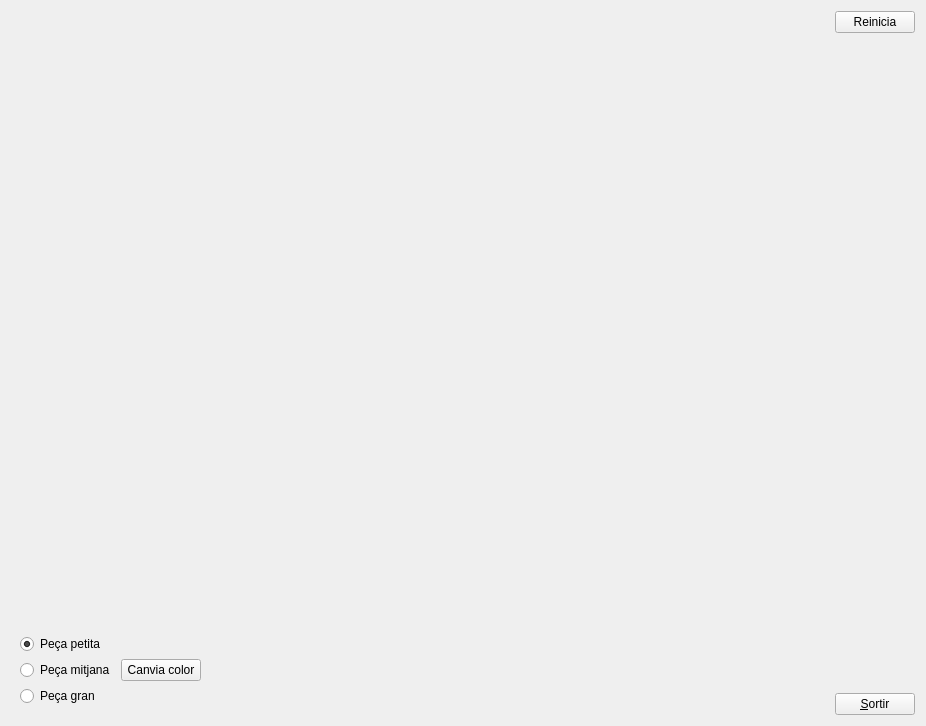
<?xml version="1.0" encoding="UTF-8"?>
<ui version="4.0">
 <class>MyForm</class>
 <widget class="QWidget" name="MyForm">
  <property name="geometry">
   <rect>
    <x>0</x>
    <y>0</y>
    <width>926</width>
    <height>726</height>
   </rect>
  </property>
  <property name="windowTitle">
   <string>IDI-Lab</string>
  </property>
  <layout class="QHBoxLayout" name="horizontalLayout">
   <item>
    <widget class="MyGLWidget" name="widget" native="true">
     <property name="sizePolicy">
      <sizepolicy hsizetype="Expanding" vsizetype="Expanding">
       <horstretch>0</horstretch>
       <verstretch>0</verstretch>
      </sizepolicy>
     </property>
     <property name="minimumSize">
      <size>
       <width>50</width>
       <height>50</height>
      </size>
     </property>
     <layout class="QVBoxLayout" name="verticalLayout_5">
      <item>
       <layout class="QVBoxLayout" name="verticalLayout_4">
        <item>
         <layout class="QHBoxLayout" name="horizontalLayout_4">
          <item>
           <spacer name="verticalSpacer_3">
            <property name="orientation">
             <enum>Qt::Vertical</enum>
            </property>
            <property name="sizeHint" stdset="0">
             <size>
              <width>20</width>
              <height>458</height>
             </size>
            </property>
           </spacer>
          </item>
          <item>
           <spacer name="horizontalSpacer_3">
            <property name="orientation">
             <enum>Qt::Horizontal</enum>
            </property>
            <property name="sizeHint" stdset="0">
             <size>
              <width>638</width>
              <height>20</height>
             </size>
            </property>
           </spacer>
          </item>
         </layout>
        </item>
        <item>
         <layout class="QHBoxLayout" name="horizontalLayout_2">
          <item>
           <layout class="QVBoxLayout" name="verticalLayout_2">
            <item>
             <widget class="QRadioButton" name="radioButton_3">
              <property name="text">
               <string>Peça petita</string>
              </property>
              <property name="checked">
               <bool>true</bool>
              </property>
             </widget>
            </item>
            <item>
             <widget class="QRadioButton" name="radioButton_2">
              <property name="text">
               <string>Peça mitjana</string>
              </property>
             </widget>
            </item>
            <item>
             <widget class="QRadioButton" name="radioButton">
              <property name="text">
               <string>Peça gran</string>
              </property>
             </widget>
            </item>
           </layout>
          </item>
          <item>
           <layout class="QVBoxLayout" name="verticalLayout_3">
            <item>
             <widget class="QPushButton" name="pushButton_3">
              <property name="text">
               <string>Canvia color</string>
              </property>
             </widget>
            </item>
           </layout>
          </item>
          <item>
           <spacer name="horizontalSpacer">
            <property name="orientation">
             <enum>Qt::Horizontal</enum>
            </property>
            <property name="sizeHint" stdset="0">
             <size>
              <width>488</width>
              <height>20</height>
             </size>
            </property>
           </spacer>
          </item>
         </layout>
        </item>
       </layout>
      </item>
     </layout>
    </widget>
   </item>
   <item>
    <layout class="QVBoxLayout" name="verticalLayout">
     <item>
      <widget class="QPushButton" name="pushButton_2">
       <property name="text">
        <string>Reinicia</string>
       </property>
      </widget>
     </item>
     <item>
      <spacer name="verticalSpacer">
       <property name="orientation">
        <enum>Qt::Vertical</enum>
       </property>
       <property name="sizeHint" stdset="0">
        <size>
         <width>20</width>
         <height>40</height>
        </size>
       </property>
      </spacer>
     </item>
     <item>
      <widget class="QPushButton" name="pushButton">
       <property name="sizePolicy">
        <sizepolicy hsizetype="Fixed" vsizetype="Fixed">
         <horstretch>0</horstretch>
         <verstretch>0</verstretch>
        </sizepolicy>
       </property>
       <property name="text">
        <string>&amp;Sortir</string>
       </property>
      </widget>
     </item>
    </layout>
   </item>
  </layout>
 </widget>
 <customwidgets>
  <customwidget>
   <class>MyGLWidget</class>
   <extends>QWidget</extends>
   <header>MyGLWidget.h</header>
   <container>1</container>
   <slots>
    <signal>gameOver(QString)</signal>
    <signal>vidaPerduda(QString)</signal>
    <signal>reiniciaSignal()</signal>
    <signal>pecaPetitaSignal()</signal>
    <signal>pecaMitjanaSignal()</signal>
    <signal>pecaGranSignal()</signal>
    <slot>reset()</slot>
    <slot>reiniciaSlot()</slot>
    <slot>pecaPetitaSlot()</slot>
    <slot>pecaMitjanaSlot()</slot>
    <slot>pecaGranSlot()</slot>
    <slot>canviaColor()</slot>
   </slots>
  </customwidget>
 </customwidgets>
 <resources/>
 <connections>
  <connection>
   <sender>pushButton</sender>
   <signal>clicked()</signal>
   <receiver>MyForm</receiver>
   <slot>close()</slot>
   <hints>
    <hint type="sourcelabel">
     <x>897</x>
     <y>715</y>
    </hint>
    <hint type="destinationlabel">
     <x>839</x>
     <y>529</y>
    </hint>
   </hints>
  </connection>
  <connection>
   <sender>pushButton_2</sender>
   <signal>clicked()</signal>
   <receiver>widget</receiver>
   <slot>reiniciaSlot()</slot>
   <hints>
    <hint type="sourcelabel">
     <x>88</x>
     <y>38</y>
    </hint>
    <hint type="destinationlabel">
     <x>135</x>
     <y>27</y>
    </hint>
   </hints>
  </connection>
  <connection>
   <sender>widget</sender>
   <signal>pecaPetitaSignal()</signal>
   <receiver>radioButton_3</receiver>
   <slot>click()</slot>
   <hints>
    <hint type="sourcelabel">
     <x>17</x>
     <y>531</y>
    </hint>
    <hint type="destinationlabel">
     <x>45</x>
     <y>570</y>
    </hint>
   </hints>
  </connection>
  <connection>
   <sender>widget</sender>
   <signal>pecaMitjanaSignal()</signal>
   <receiver>radioButton_2</receiver>
   <slot>click()</slot>
   <hints>
    <hint type="sourcelabel">
     <x>11</x>
     <y>632</y>
    </hint>
    <hint type="destinationlabel">
     <x>53</x>
     <y>621</y>
    </hint>
   </hints>
  </connection>
  <connection>
   <sender>pushButton_3</sender>
   <signal>clicked()</signal>
   <receiver>widget</receiver>
   <slot>canviaColor()</slot>
   <hints>
    <hint type="sourcelabel">
     <x>251</x>
     <y>674</y>
    </hint>
    <hint type="destinationlabel">
     <x>284</x>
     <y>711</y>
    </hint>
   </hints>
  </connection>
  <connection>
   <sender>radioButton_2</sender>
   <signal>clicked()</signal>
   <receiver>widget</receiver>
   <slot>pecaMitjanaSlot()</slot>
   <hints>
    <hint type="sourcelabel">
     <x>85</x>
     <y>621</y>
    </hint>
    <hint type="destinationlabel">
     <x>19</x>
     <y>607</y>
    </hint>
   </hints>
  </connection>
  <connection>
   <sender>widget</sender>
   <signal>pecaGranSignal()</signal>
   <receiver>radioButton</receiver>
   <slot>click()</slot>
   <hints>
    <hint type="sourcelabel">
     <x>76</x>
     <y>697</y>
    </hint>
    <hint type="destinationlabel">
     <x>61</x>
     <y>673</y>
    </hint>
   </hints>
  </connection>
  <connection>
   <sender>radioButton_3</sender>
   <signal>clicked()</signal>
   <receiver>widget</receiver>
   <slot>pecaPetitaSlot()</slot>
   <hints>
    <hint type="sourcelabel">
     <x>83</x>
     <y>571</y>
    </hint>
    <hint type="destinationlabel">
     <x>22</x>
     <y>552</y>
    </hint>
   </hints>
  </connection>
  <connection>
   <sender>radioButton</sender>
   <signal>clicked()</signal>
   <receiver>widget</receiver>
   <slot>pecaGranSlot()</slot>
   <hints>
    <hint type="sourcelabel">
     <x>68</x>
     <y>672</y>
    </hint>
    <hint type="destinationlabel">
     <x>29</x>
     <y>671</y>
    </hint>
   </hints>
  </connection>
 </connections>
</ui>
